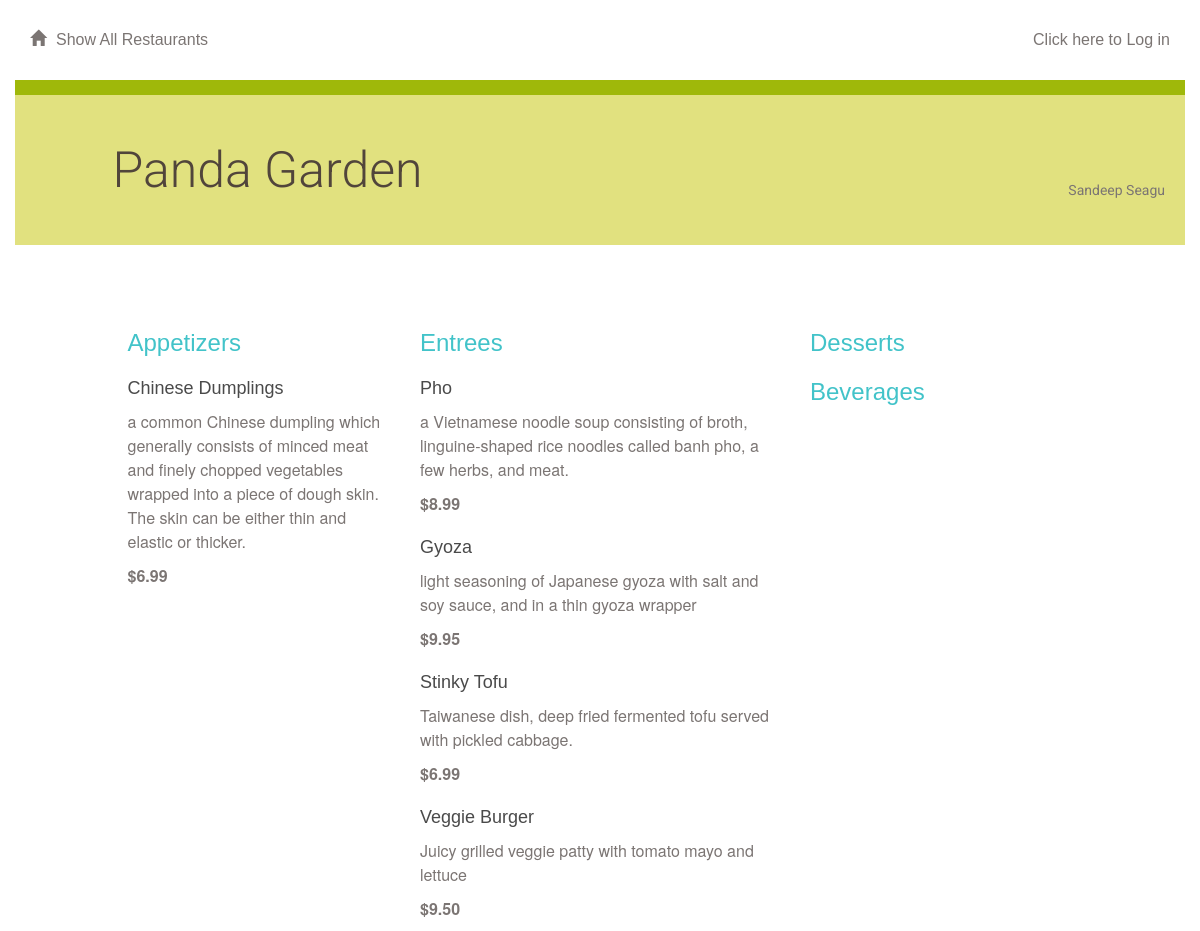
The page /restaurant/3/menu/ on the database its author committed.
### database_setup.py (models this page shows, shortened)
class Restaurant(Base):
    __tablename__ = 'restaurant'
    id = Column(Integer, primary_key=True)
    name = Column(String(250), nullable=False)
    user_id= Column(Integer, ForeignKey('user.id'))
    user= relationship(User)

class User(Base):
    __tablename__ = 'user'
    id = Column(Integer,primary_key=True)
    name = Column(String(250), nullable=False)
    email = Column(String(250), nullable=False)
    picture = Column(String(250))

class MenuItem(Base):
    __tablename__ = 'menu_item'
    name =Column(String(80), nullable = False)
    id = Column(Integer, primary_key = True)
    description = Column(String(250))
    price = Column(String(8))
    course = Column(String(250))
    resturant_id = Column(Integer,ForeignKey('restaurant.id'))
    restaurant = relationship(Restaurant)
    user_id= Column(Integer, ForeignKey('user.id'))
    user= relationship(User)

### project.py (the view)
@app.route('/restaurant/<int:restaurant_id>/')
@app.route('/restaurant/<int:restaurant_id>/menu/')
def showMenu(restaurant_id):
    restaurant = session.query(Restaurant).filter_by(id = restaurant_id).one_or_none()
    user=session.query(User).filter_by(id = restaurant.user_id).one_or_none()
    creator = getUserInfo(restaurant.user_id)
    items = session.query(MenuItem).filter_by(resturant_id = restaurant_id).all()
    if 'username' not in login_session or creator.id != login_session['user_id']:
        return render_template('publicmenu.html', items=items, restaurant=restaurant, creator=creator)
    else:
        return render_template('menu.html', items=items, restaurant=restaurant, creator=creator, user=user)

### project.py (called while the page is built)
def getUserInfo(user_id):
    user = session.query(User).filter_by(id=user_id).one_or_none()
    return user

### templates/publicmenu.html (shortened to what this page needs)
{% extends "main.html" %}
{% block content %}
{% include "header.html" %}
    <div class="row divider green">
        <div class="col-md-12"></div>
    </div>
    <div class="row banner menu">
        <div class="col-md-11 col-md-offset-1 padding-none">
            <h1>{{ restaurant.name }}
            <figure class="creator">
                <figcaption>{{ creator.name }}</figcaption>
            </figure>
            </h1>
        </div>
    </div>
    <div class="row padding-top padding-bottom">
        <div class="col-md-1"></div>
        <div class="col-md-11 padding-none">
        </div>
        <div class="col-md-7"></div>
    </div>
    <div class="row">
        <div class="col-md-12">
        </div>
    </div>
    {% if items !=[] %}
        <div class="row">
            <div class="col-md-1"></div>
            <div class="col-md-3">
                <h2>Appetizers</h2>
                    {% for i in items %}
                        {% if i.course == 'Appetizer' %}
                            <div class="menu-item">
                                <h3>{{i.name}}</h3>
                                <p>{{i.description}}</p>
                                <p class="menu-price">{{i.price}}</p>
                            </div>
                        {% endif %}
                    {% endfor %}
            </div>
            <div class="col-md-4">
                <h2>Entrees</h2>
                    {% for i in items %}
                        {% if i.course == 'Entree' %}
                        <div class="menu-item">
                            <h3>{{i.name}}</h3>
                            <p>{{i.description}}</p>
                            <p class="menu-price">{{i.price}}</p>
                        </div>
                        {% endif %}
                    {% endfor %}
            </div>
            <div class="col-md-3">
                <h2>Desserts</h2>
                <h2>Beverages</h2>
            </div>
            <div class="col-md-1"></div>
        </div>
    {% endif %}
{% endblock %}

### static/styles.css (style rules this page uses)
body { font-family: sans-serif; background-image: url('assorte.jpg'); }
h1, h2, h3, h4 { color: #FFFFFF; }
h1 { font-family: "Helvetica Neue Light", Roboto, Helvetica, Arial, sans-serif; font-size: 50px; color: #51453B; line-height: 60px; font-weight: 300; }
h2 { font-size: 24px; color: #42C3C9; line-height: 29px; }
h3 { font-size: 18px; color: #4A4A4A; line-height: 23px; }
p { font-family: "Helvetica Neue", Roboto, Helvetica, Arial, sans-serif; font-size: 16px; color: #7B7573; line-height: 24px; font-weight: 400; }
.padding-top { padding-top: 30px; }
.padding-bottom { padding-bottom: 30px; }
.padding-none { padding: 0; }
.divider { height: 15px; }
.divider.green { background-color: #9FB80A; }
.banner.menu { height: 150px; background-color: #E1E17F; }
.banner h1 { margin: 45px 0; }
.menu-price { font-weight: 700; }
.creator { padding-right: 20px; margin-top: -20px; text-align: right; float:right; }
.creator figcaption { font-size: 14px; color: #7B7573; font-weight: 400; margin-top: -20px; }

### rows shown on the page
Restaurant: name "Panda Garden"
User: name "Sandeep Seagu"
MenuItem: name "Chinese Dumplings", description "a common Chinese dumpling which generally consists of minced meat and finely chopped vegetables wrapped into a piece of dough skin. The skin can be either thin and elastic or thicker.", price "$6.99"
MenuItem: name "Pho", description "a Vietnamese noodle soup consisting of broth, linguine-shaped rice noodles called banh pho, a few herbs, and meat.", price "$8.99"
MenuItem: name "Gyoza", description "light seasoning of Japanese gyoza with salt and soy sauce, and in a thin gyoza wrapper", price "$9.95"
MenuItem: name "Stinky Tofu", description "Taiwanese dish, deep fried fermented tofu served with pickled cabbage.", price "$6.99"
MenuItem: name "Veggie Burger", description "Juicy grilled veggie patty with tomato mayo and lettuce", price "$9.50"
